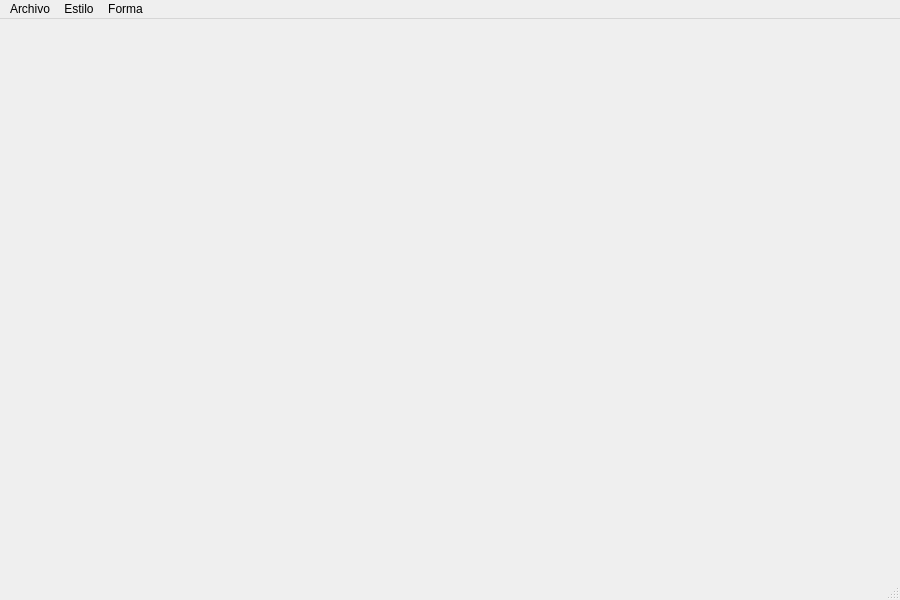
<?xml version="1.0" encoding="UTF-8"?>
<ui version="4.0">
 <class>Principal</class>
 <widget class="QMainWindow" name="Principal">
  <property name="geometry">
   <rect>
    <x>0</x>
    <y>0</y>
    <width>900</width>
    <height>600</height>
   </rect>
  </property>
  <property name="windowTitle">
   <string>Mi Paint</string>
  </property>
  <property name="windowIcon">
   <iconset resource="Resursos.qrc">
    <normaloff>:/Recursos/Recursos/cepillo.png</normaloff>:/Recursos/Recursos/cepillo.png</iconset>
  </property>
  <widget class="QWidget" name="centralwidget"/>
  <widget class="QMenuBar" name="menubar">
   <property name="geometry">
    <rect>
     <x>0</x>
     <y>0</y>
     <width>900</width>
     <height>21</height>
    </rect>
   </property>
   <widget class="QMenu" name="menuArchivo">
    <property name="title">
     <string>Archivo</string>
    </property>
    <addaction name="actionNuevo"/>
    <addaction name="actionGuardar"/>
    <addaction name="separator"/>
    <addaction name="actionSalir"/>
   </widget>
   <widget class="QMenu" name="menuEstilo">
    <property name="title">
     <string>Estilo</string>
    </property>
    <addaction name="actionColor"/>
    <addaction name="actionAncho"/>
   </widget>
   <widget class="QMenu" name="menuForma">
    <property name="title">
     <string>Forma</string>
    </property>
    <addaction name="actionLibre"/>
    <addaction name="actionLineas"/>
    <addaction name="actionRectangulos"/>
    <addaction name="actionCircunferencias"/>
   </widget>
   <addaction name="menuArchivo"/>
   <addaction name="menuEstilo"/>
   <addaction name="menuForma"/>
  </widget>
  <widget class="QStatusBar" name="statusbar"/>
  <action name="actionNuevo">
   <property name="icon">
    <iconset resource="Resursos.qrc">
     <normaloff>:/Recursos/Recursos/guardar.png</normaloff>:/Recursos/Recursos/guardar.png</iconset>
   </property>
   <property name="text">
    <string>Nuevo</string>
   </property>
  </action>
  <action name="actionGuardar">
   <property name="icon">
    <iconset resource="Resursos.qrc">
     <normaloff>:/Recursos/Recursos/nuevo.png</normaloff>:/Recursos/Recursos/nuevo.png</iconset>
   </property>
   <property name="text">
    <string>Guardar</string>
   </property>
  </action>
  <action name="actionSalir">
   <property name="icon">
    <iconset resource="Resursos.qrc">
     <normaloff>:/Recursos/Recursos/salir.png</normaloff>:/Recursos/Recursos/salir.png</iconset>
   </property>
   <property name="text">
    <string>Salir</string>
   </property>
  </action>
  <action name="actionColor">
   <property name="text">
    <string>Color</string>
   </property>
  </action>
  <action name="actionAncho">
   <property name="text">
    <string>Ancho</string>
   </property>
  </action>
  <action name="actionLibre">
   <property name="text">
    <string>Libre</string>
   </property>
  </action>
  <action name="actionLineas">
   <property name="text">
    <string>Lineas</string>
   </property>
  </action>
  <action name="actionRectangulos">
   <property name="text">
    <string>Rectangulos</string>
   </property>
  </action>
  <action name="actionCircunferencias">
   <property name="text">
    <string>Circunferencias</string>
   </property>
  </action>
 </widget>
 <resources>
  <include location="Resursos.qrc"/>
 </resources>
 <connections/>
</ui>
